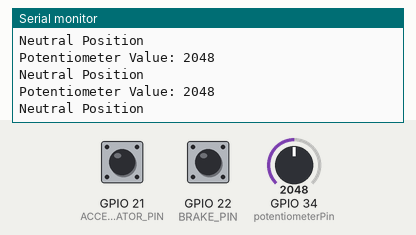
Bench run of a sketch on a simulated ESP32. Parts: the last lines printed to the serial monitor. The test bench sets the inputs (shaded band); at power-on: GPIO 34 (potentiometerPin) = 2048, GPIO 21 (ACCELERATOR_PIN) HIGH, GPIO 22 (BRAKE_PIN) HIGH. USB keyboard and mouse output is not drawn.

Above: at 1.2 s.
1.3 s: GPIO 34 (potentiometerPin) set to 2111
At 2.2 s:
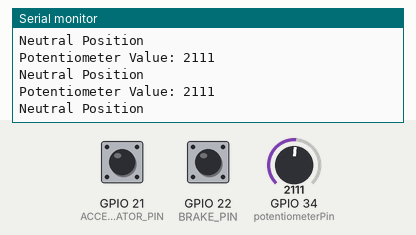
2.8 s: GPIO 34 (potentiometerPin) set to 2187
At 3.6 s:
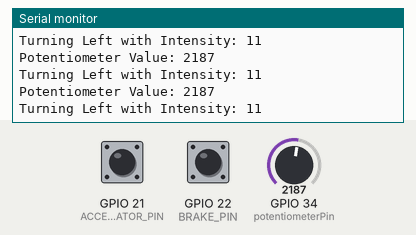
Timing chart, 0 to 5.8 s (numbered marks = the images above; inputs shaded):
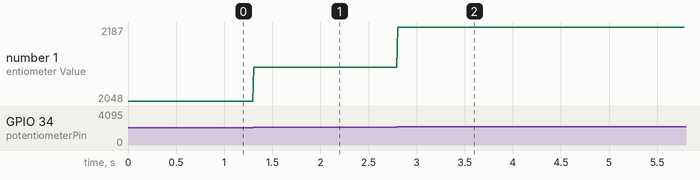

Measured:
- the behaviour switches between 2148 and 2149 on GPIO 34 (potentiometerPin) (found by bisection; images 1 and 2)
- after the input at 1.3 s, the serial monitor: prints a new line at once (image 1)
- after the input at 2.8 s, the serial monitor: prints a new line at once (image 2)
- plotted number 1: 2048 → 2111 after the input at 1.3 s, 2111 → 2187 after the input at 2.8 s

The sketch:

gamingconsolefinal.ino
```cpp
#include <BleKeyboard.h>  // Include the BLE Keyboard library

// BLE Keyboard setup
BleKeyboard bleKeyboard("ESP32 Steering", "Eshal's Setup", 100);

// Pin Definitions for Buttons
#define ACCELERATOR_PIN 21  // Accelerator button pin (GPIO21)
#define BRAKE_PIN 22        // Brake button pin (GPIO22)

int potentiometerPin = 34;  // Connect potentiometer to GPIO34 (ADC1_CH6)

int minValue = 0;           // Minimum potentiometer value
int maxValue = 4095;        // Maximum potentiometer value
int neutralValue = 2048;    // Neutral position (centered)

bool isAcceleratorPressed = false;  // Button press state for accelerator
bool isBrakePressed = false;        // Button press state for brake

unsigned long lastDebounceTime = 0;  // Last time the button state was updated
unsigned long debounceDelay = 50;    // Debounce delay (50 ms)

void setup() {
  Serial.begin(115200);  // Start Serial Monitor

  // Set up the potentiometer and button pins as input with internal pull-up resistors
  pinMode(potentiometerPin, INPUT);
  pinMode(ACCELERATOR_PIN, INPUT_PULLUP);  // Pull-up resistor for accelerator button
  pinMode(BRAKE_PIN, INPUT_PULLUP);        // Pull-up resistor for brake button

  // Initialize the BLE Keyboard
  Serial.println("Starting BLE Keyboard...");
  bleKeyboard.begin();
}

void loop() {
  if (bleKeyboard.isConnected()) {  // Check if BLE keyboard is connected

    // Read the current state of the potentiometer for steering
    int potValue = analogRead(potentiometerPin);
    Serial.print("Potentiometer Value: ");
    Serial.println(potValue);

    // Handle Steering Left and Right (based on potentiometer position)
    if (potValue < (neutralValue - 100)) {
      // Steering Right (for potentiometer reading lower than neutral value)
      int intensity = map(potValue, minValue, neutralValue - 100, 10, 100); // Map to intensity
      Serial.print("Turning Right with Intensity: ");
      Serial.println(intensity);
      bleKeyboard.press(KEY_RIGHT_ARROW);  // Simulate pressing right arrow (steering right)
      delay(intensity);
      bleKeyboard.releaseAll();
    } else if (potValue > (neutralValue + 100)) {
      // Steering Left (for potentiometer reading higher than neutral value)
      int intensity = map(potValue, neutralValue + 100, maxValue, 10, 100); // Map to intensity
      Serial.print("Turning Left with Intensity: ");
      Serial.println(intensity);
      bleKeyboard.press(KEY_LEFT_ARROW);  // Simulate pressing left arrow (steering left)
      delay(intensity);
      bleKeyboard.releaseAll();
    } else {
      // Neutral Position (when potentiometer is around the center)
      Serial.println("Neutral Position");
      bleKeyboard.releaseAll();
    }

    // Read the current state of the accelerator and brake buttons (LOW means pressed)
    bool currentAcceleratorState = digitalRead(ACCELERATOR_PIN) == LOW;
    bool currentBrakeState = digitalRead(BRAKE_PIN) == LOW;

    // Check if enough time has passed to debounce the accelerator button
    if ((millis() - lastDebounceTime) > debounceDelay) {
      // Debounce logic for accelerator button press/release
      if (currentAcceleratorState && !isAcceleratorPressed) {
        Serial.println("Accelerator Pressed");
        bleKeyboard.press(KEY_UP_ARROW);  // Send "Up Arrow" key press
        isAcceleratorPressed = true;
      } else if (!currentAcceleratorState && isAcceleratorPressed) {
        Serial.println("Accelerator Released");
        bleKeyboard.release(KEY_UP_ARROW);  // Release "Up Arrow" key
        isAcceleratorPressed = false;
      }

      // Debounce logic for brake button press/release
      if (currentBrakeState && !isBrakePressed) {
        Serial.println("Brake Pressed");
        bleKeyboard.press(KEY_DOWN_ARROW);  // Send "Down Arrow" key press
        isBrakePressed = true;
      } else if (!currentBrakeState && isBrakePressed) {
        Serial.println("Brake Released");
        bleKeyboard.release(KEY_DOWN_ARROW);  // Release "Down Arrow" key
        isBrakePressed = false;
      }

      // Update the debounce time
      lastDebounceTime = millis();
    }

    // If the accelerator button is pressed, keep sending the "UP arrow" key
    if (isAcceleratorPressed) {
      Serial.println("Accelerating...");
      bleKeyboard.press(KEY_UP_ARROW);  // Continue pressing the "Up Arrow" key
    } else {
      bleKeyboard.release(KEY_UP_ARROW);  // Release the "Up Arrow" key if button is not pressed
    }

    delay(10);  // Small delay to avoid flooding the serial monitor
  }
}
```
